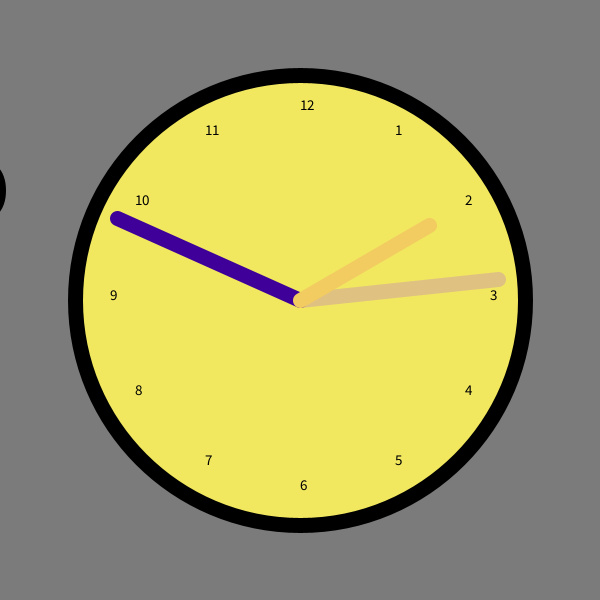
Frame 1 (no input)
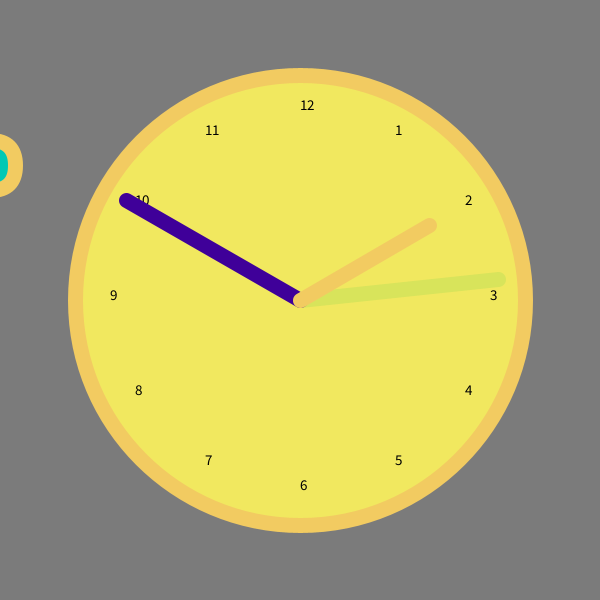
Frame 60 (the mouse pressed at the canvas centre just before this capture)
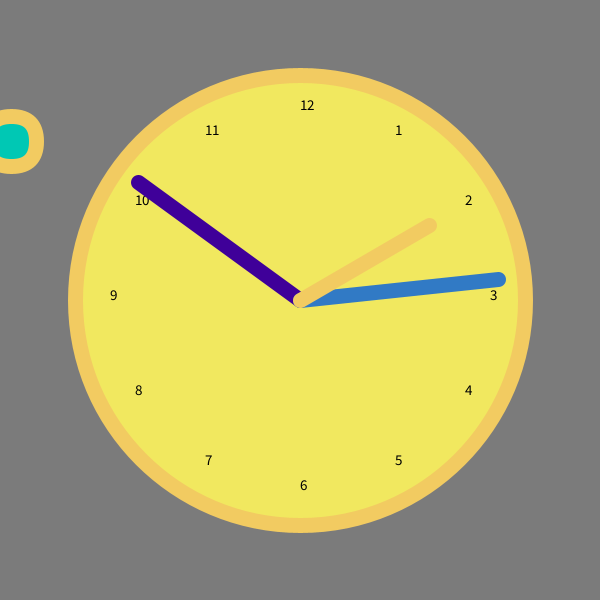
Frame 120 (the mouse held since frame 60 and released just before this capture)

The Processing sketch that drew these frames (run headless with seeded random() and noise(); from frame 60 on, the mouse is pressed at the canvas centre):

// Processing sketch: processing_144267
// ── processing_144267.pde

float x,y;
void setup (){
  size(600,600);
  smooth();
  strokeWeight(15);
  textSize(15);
  x=width/2;
  y=height/2;
}
void draw(){
  background(123);
  drawClock();
}

void drawClock(){
  fill(241,232,95);
  ellipse(x,y,450,450);
  rectMode(CENTER);
  drawNumbers();
  float s_angle = map(second(),0,60,0,TWO_PI);
  pushMatrix();
  translate(x,y);
  rotate(s_angle);
  stroke(63,0,153);
  line(0,0,0,-200);
  popMatrix();
 
  //Minute
  float M_angle=map(minute(),0,60,0,2*PI);
  pushMatrix();
  translate(x,y);
  rotate(M_angle);
  stroke(random(255), random(255), random(255), random(255));
  line(0,0,0,-200);
  popMatrix();
 
  //Hour
  float h_angle = map(hour(),0,12,0,2*PI);
  pushMatrix();
  translate(x,y);
  rotate(h_angle);
  stroke(242,203,97);
  line(0,0,0,-150);
  popMatrix();
}
 void drawNumbers(){
   float r=190;
   float inc = TWO_PI/12;
   for (int i=1; i<=12; i++){
  float xn=x+cos(i* inc-HALF_PI)*r;
  float yn=y+sin(i*inc-HALF_PI)*r;
  fill(0);
  text(i,xn,yn);
   }
    //Ellipse
  rectMode(CENTER);
  fill(0, 200, 180);
  
  rect (x+357*sin(second()*TWO_PI/60.0), y-270*cos(second()*TWO_PI/60.0),50 , 50, 50);
  fill (120 ,255, 130);
  }
   
